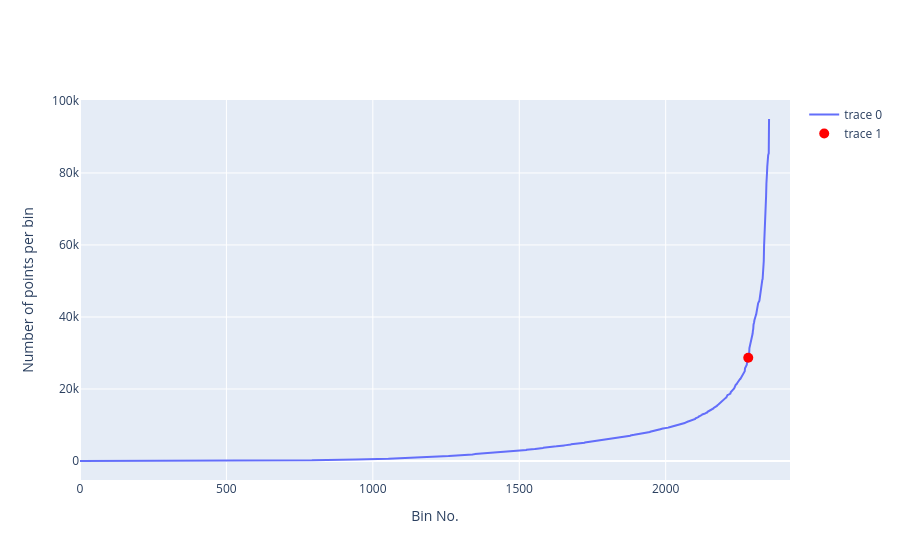

Notebook code for this chart:
### Code cell
_ = profileNo_vs_xy_bins(df_ST, n_x_bins=100, n_y_bins=100, show_threshold=True, threshold_quantile=0.99, projection='npstere')

### Figure 1 — Plotly figure (JSON) as saved in the notebook; plotly's stock layout.template omitted (floating-point values rounded to 4 significant figures; data arrays with more than 128 entries replaced by an {"elided": "..."} marker saying what was removed)
{"data": [{"type": "scatter", "x": {"elided": "2354 int values"}, "y": {"elided": "2354 int values"}}, {"marker": {"color": "red", "size": 10}, "mode": "markers", "type": "scatter", "x": [2282], "y": [28662]}], "layout": {"xaxis": {"title": {"text": "Bin No."}}, "yaxis": {"title": {"text": "Number of points per bin"}}}}
